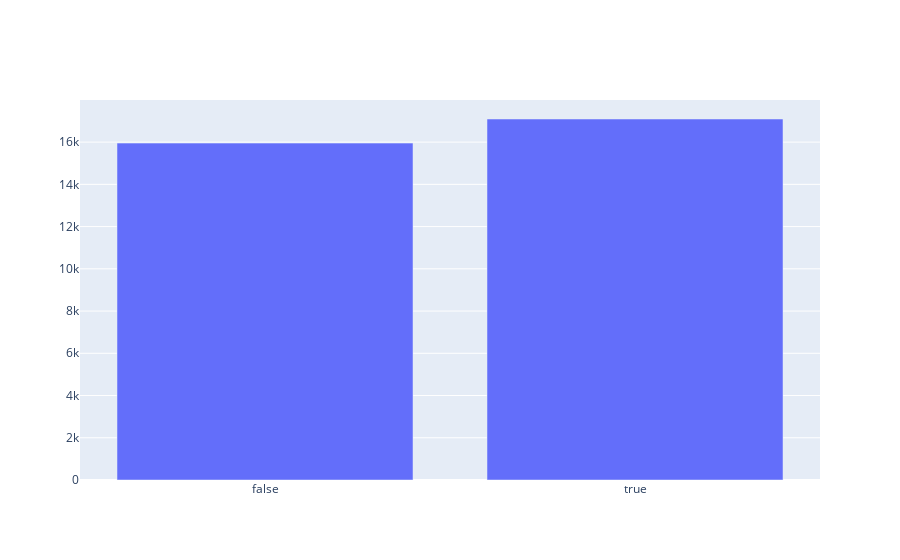

Here is the notebook cell this chart was saved with:
### Code cell
import plotly.graph_objects as go

# Criar o gráfico de linha
fig = go.Figure()

# Use the hovertext kw argument for hover text
fig = go.Figure(data=[go.Bar(x=avg_sales_per_holiday['IsHoliday'], y=avg_sales_per_holiday['Weekly_Sales'])])

fig.show()

### Figure 1 — Plotly figure (JSON) as saved in the notebook; plotly's stock layout.template omitted (floating-point values rounded to 4 significant figures)
{"data": [{"type": "bar", "x": [false, true], "y": [15950.0, 17090.0]}], "layout": {}}
